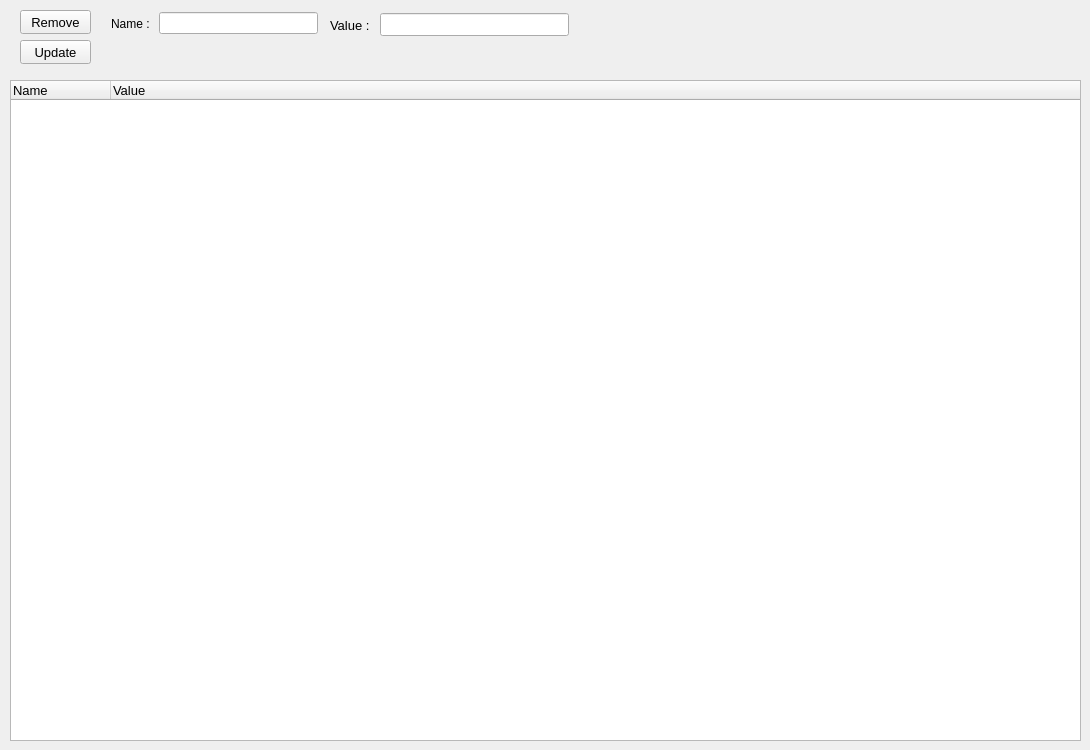
     <widget class="QWidget" name="tab_11">
      <attribute name="title">
       <string>Path</string>
      </attribute>
      <widget class="QPushButton" name="btn_remove_path">
       <property name="geometry">
        <rect>
         <x>20</x>
         <y>10</y>
         <width>71</width>
         <height>24</height>
        </rect>
       </property>
       <property name="font">
        <font>
         <pointsize>10</pointsize>
        </font>
       </property>
       <property name="text">
        <string>Remove</string>
       </property>
      </widget>
      <widget class="QPushButton" name="btn_update_path">
       <property name="geometry">
        <rect>
         <x>20</x>
         <y>40</y>
         <width>71</width>
         <height>24</height>
        </rect>
       </property>
       <property name="font">
        <font>
         <pointsize>10</pointsize>
        </font>
       </property>
       <property name="text">
        <string>Update</string>
       </property>
      </widget>
      <widget class="QTreeWidget" name="table_path">
       <property name="geometry">
        <rect>
         <x>10</x>
         <y>80</y>
         <width>1071</width>
         <height>661</height>
        </rect>
       </property>
       <property name="font">
        <font>
         <pointsize>10</pointsize>
        </font>
       </property>
       <column>
        <property name="text">
         <string>Name</string>
        </property>
       </column>
       <column>
        <property name="text">
         <string>Value</string>
        </property>
       </column>
      </widget>
      <widget class="QWidget" name="layoutWidget">
       <property name="geometry">
        <rect>
         <x>330</x>
         <y>10</y>
         <width>239</width>
         <height>30</height>
        </rect>
       </property>
       <layout class="QHBoxLayout" name="horizontalLayout">
        <item>
         <widget class="QLabel" name="label_11">
          <property name="font">
           <font>
            <pointsize>10</pointsize>
           </font>
          </property>
          <property name="text">
           <string>Value : </string>
          </property>
         </widget>
        </item>
        <item>
         <widget class="QLineEdit" name="textbox_path_value">
          <property name="font">
           <font>
            <pointsize>10</pointsize>
           </font>
          </property>
         </widget>
        </item>
       </layout>
      </widget>
      <widget class="QWidget" name="layoutWidget">
       <property name="geometry">
        <rect>
         <x>111</x>
         <y>11</y>
         <width>207</width>
         <height>25</height>
        </rect>
       </property>
       <layout class="QHBoxLayout" name="horizontalLayout_17">
        <item>
         <widget class="QLabel" name="label_10">
          <property name="text">
           <string>Name : </string>
          </property>
         </widget>
        </item>
        <item>
         <widget class="QLineEdit" name="textbox_path_name"/>
        </item>
       </layout>
      </widget>
     </widget>
